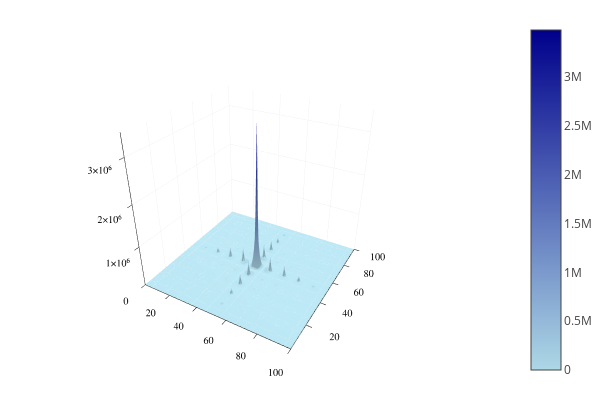

Notebook cell for this chart:
### Markdown cell above
Look at the Fourier transform (image of the SLM):

### Code cell
plot(H.ft(S,p,20,refinement=10),st=:surface,c=:blues)

### Figure 1 — Plotly figure (JSON) as saved in the notebook; plotly's stock layout.template omitted (floating-point values rounded to 4 significant figures; data arrays with more than 128 entries replaced by an {"elided": "..."} marker saying what was removed)
{"data": [{"colorbar": {"title": ""}, "colorscale": [[0, "rgba(173, 216, 230, 1.000)"], [1, "rgba(0, 0, 139, 1.000)"]], "name": "y1", "opacity": null, "showlegend": false, "showscale": true, "type": "surface", "x": [1, 2, 3, 4, 5, 6, 7, 8, 9, 10, 11, 12, 13, 14, 15, 16, 17, 18, 19, 20, 21, 22, 23, 24, 25, 26, 27, 28, 29, 30, 31, 32, 33, 34, 35, 36, 37, 38, 39, 40, 41, 42, 43, 44, 45, 46, 47, 48, 49, 50, 51, 52, 53, 54, 55, 56, 57, 58, 59, 60, 61, 62, 63, 64, 65, 66, 67, 68, 69, 70, 71, 72, 73, 74, 75, 76, 77, 78, 79, 80, 81, 82, 83, 84, 85, 86, 87, 88, 89, 90, 91, 92, 93, 94, 95, 96, 97, 98, 99, 100], "xaxis": "x1", "y": [1, 2, 3, 4, 5, 6, 7, 8, 9, 10, 11, 12, 13, 14, 15, 16, 17, 18, 19, 20, 21, 22, 23, 24, 25, 26, 27, 28, 29, 30, 31, 32, 33, 34, 35, 36, 37, 38, 39, 40, 41, 42, 43, 44, 45, 46, 47, 48, 49, 50, 51, 52, 53, 54, 55, 56, 57, 58, 59, 60, 61, 62, 63, 64, 65, 66, 67, 68, 69, 70, 71, 72, 73, 74, 75, 76, 77, 78, 79, 80, 81, 82, 83, 84, 85, 86, 87, 88, 89, 90, 91, 92, 93, 94, 95, 96, 97, 98, 99, 100], "yaxis": "y1", "z": {"elided": "100x100 float values"}, "zmax": 3482000.0, "zmin": 0}], "layout": {"annotations": [], "height": 400, "legend": {"bgcolor": "rgba(255, 255, 255, 1.000)", "bordercolor": "rgba(0, 0, 0, 1.000)", "font": {"color": "rgba(0, 0, 0, 1.000)", "family": "sans-serif", "size": 11}, "tracegroupgap": 0, "x": 1, "y": 1}, "margin": {"b": 20, "l": 0, "r": 0, "t": 20}, "paper_bgcolor": "rgba(255, 255, 255, 1.000)", "plot_bgcolor": "rgba(255, 255, 255, 1.000)", "scene": {"camera": {"eye": {"x": 1.126, "y": -1.95, "z": 1.3}}, "xaxis": {"anchor": "y1", "domain": [0.05101, 0.9934], "gridcolor": "rgba(0, 0, 0, 0.100)", "gridwidth": 0.5, "linecolor": "rgba(0, 0, 0, 1.000)", "mirror": false, "range": [1, 100], "showgrid": true, "showline": true, "showticklabels": true, "tickangle": 0, "tickcolor": "rgb(0, 0, 0)", "tickfont": {"color": "rgba(0, 0, 0, 1.000)", "family": "sans-serif", "size": 11}, "tickmode": "array", "ticks": "inside", "ticktext": ["20", "40", "60", "80", "100"], "tickvals": [20, 40, 60, 80, 100], "title": "", "titlefont": {"color": "rgba(0, 0, 0, 1.000)", "family": "sans-serif", "size": 15}, "type": "-", "visible": true, "zeroline": false, "zerolinecolor": "rgba(0, 0, 0, 1.000)"}, "yaxis": {"anchor": "x1", "domain": [0.03762, 0.9902], "gridcolor": "rgba(0, 0, 0, 0.100)", "gridwidth": 0.5, "linecolor": "rgba(0, 0, 0, 1.000)", "mirror": false, "range": [1, 100], "showgrid": true, "showline": true, "showticklabels": true, "tickangle": 0, "tickcolor": "rgb(0, 0, 0)", "tickfont": {"color": "rgba(0, 0, 0, 1.000)", "family": "sans-serif", "size": 11}, "tickmode": "array", "ticks": "inside", "ticktext": ["20", "40", "60", "80", "100"], "tickvals": [20, 40, 60, 80, 100], "title": "", "titlefont": {"color": "rgba(0, 0, 0, 1.000)", "family": "sans-serif", "size": 15}, "type": "-", "visible": true, "zeroline": false, "zerolinecolor": "rgba(0, 0, 0, 1.000)"}, "zaxis": {"gridcolor": "rgba(0, 0, 0, 0.100)", "gridwidth": 0.5, "linecolor": "rgba(0, 0, 0, 1.000)", "mirror": false, "range": [0, 3482000.0], "showgrid": true, "showline": true, "showticklabels": true, "tickangle": 0, "tickcolor": "rgb(0, 0, 0)", "tickfont": {"color": "rgba(0, 0, 0, 1.000)", "family": "sans-serif", "size": 11}, "tickmode": "array", "ticks": "inside", "ticktext": ["0", "1×10⁶", "2×10⁶", "3×10⁶"], "tickvals": [0, 1000000, 2000000, 3000000], "title": "", "titlefont": {"color": "rgba(0, 0, 0, 1.000)", "family": "sans-serif", "size": 15}, "type": "-", "visible": true, "zeroline": false, "zerolinecolor": "rgba(0, 0, 0, 1.000)"}}, "showlegend": true, "width": 600}}
